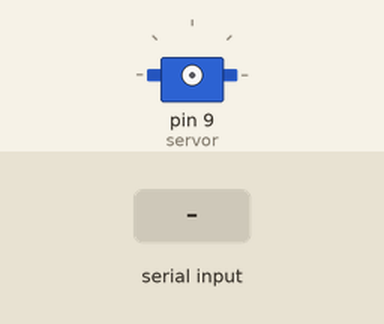
A sketch run on a simulated Arduino Uno, built with avr-gcc and run on an emulated ATmega328P. Shown: servo. The inputs (shaded band) are chosen by the test bench.

Above: at 1.2 s.
1.3 s: "y" received over the second serial link
At 1.45 s:
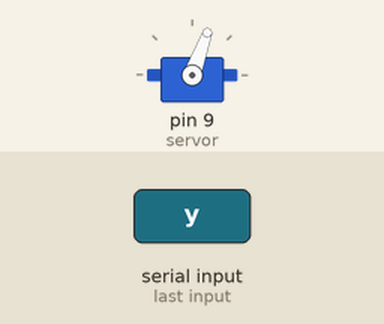
At 2.05 s:
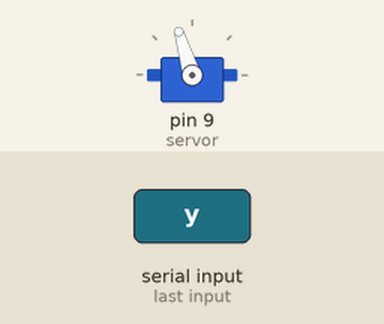
3.8 s: "y" received over the second serial link
At 4.28 s:
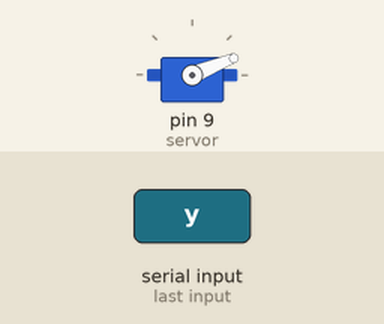
Timing chart, 0 to 6.8 s (numbered marks = the images above; inputs shaded):
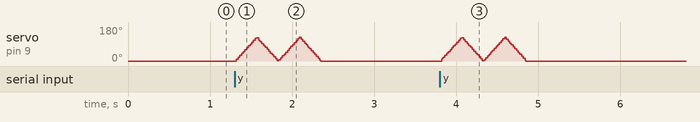

The sketch:

servo.ino
```cpp
#include <Servo.h>
#include <SoftwareSerial.h>
Servo sm;
int n = 0;
int i = 0;
int servor = 9;

SoftwareSerial mySerial(10, 11);
void setup() {
  mySerial.begin(9600);
  Serial.begin(9600);

  //sm.write(90); //90도(중심각) 각도로 회전
  //pinMode(servor, OUTPUT);
}
void loop() {
  if(mySerial.available())
  {
    char g = mySerial.read();

       if(g=='y')
       {
        sm.attach(servor);
        sm.write(0);
        for(n=0;n<2;n++){
        for(i=0; i<=125; i++)
        {
             sm.write(i); //180도로 회전
             delay(2);
        }

        for(i; i>=0; i--)
        {
             sm.write(i); //180도로 회전
             delay(2);
        }
         }
         sm.detach();
       }

     }
}
```
